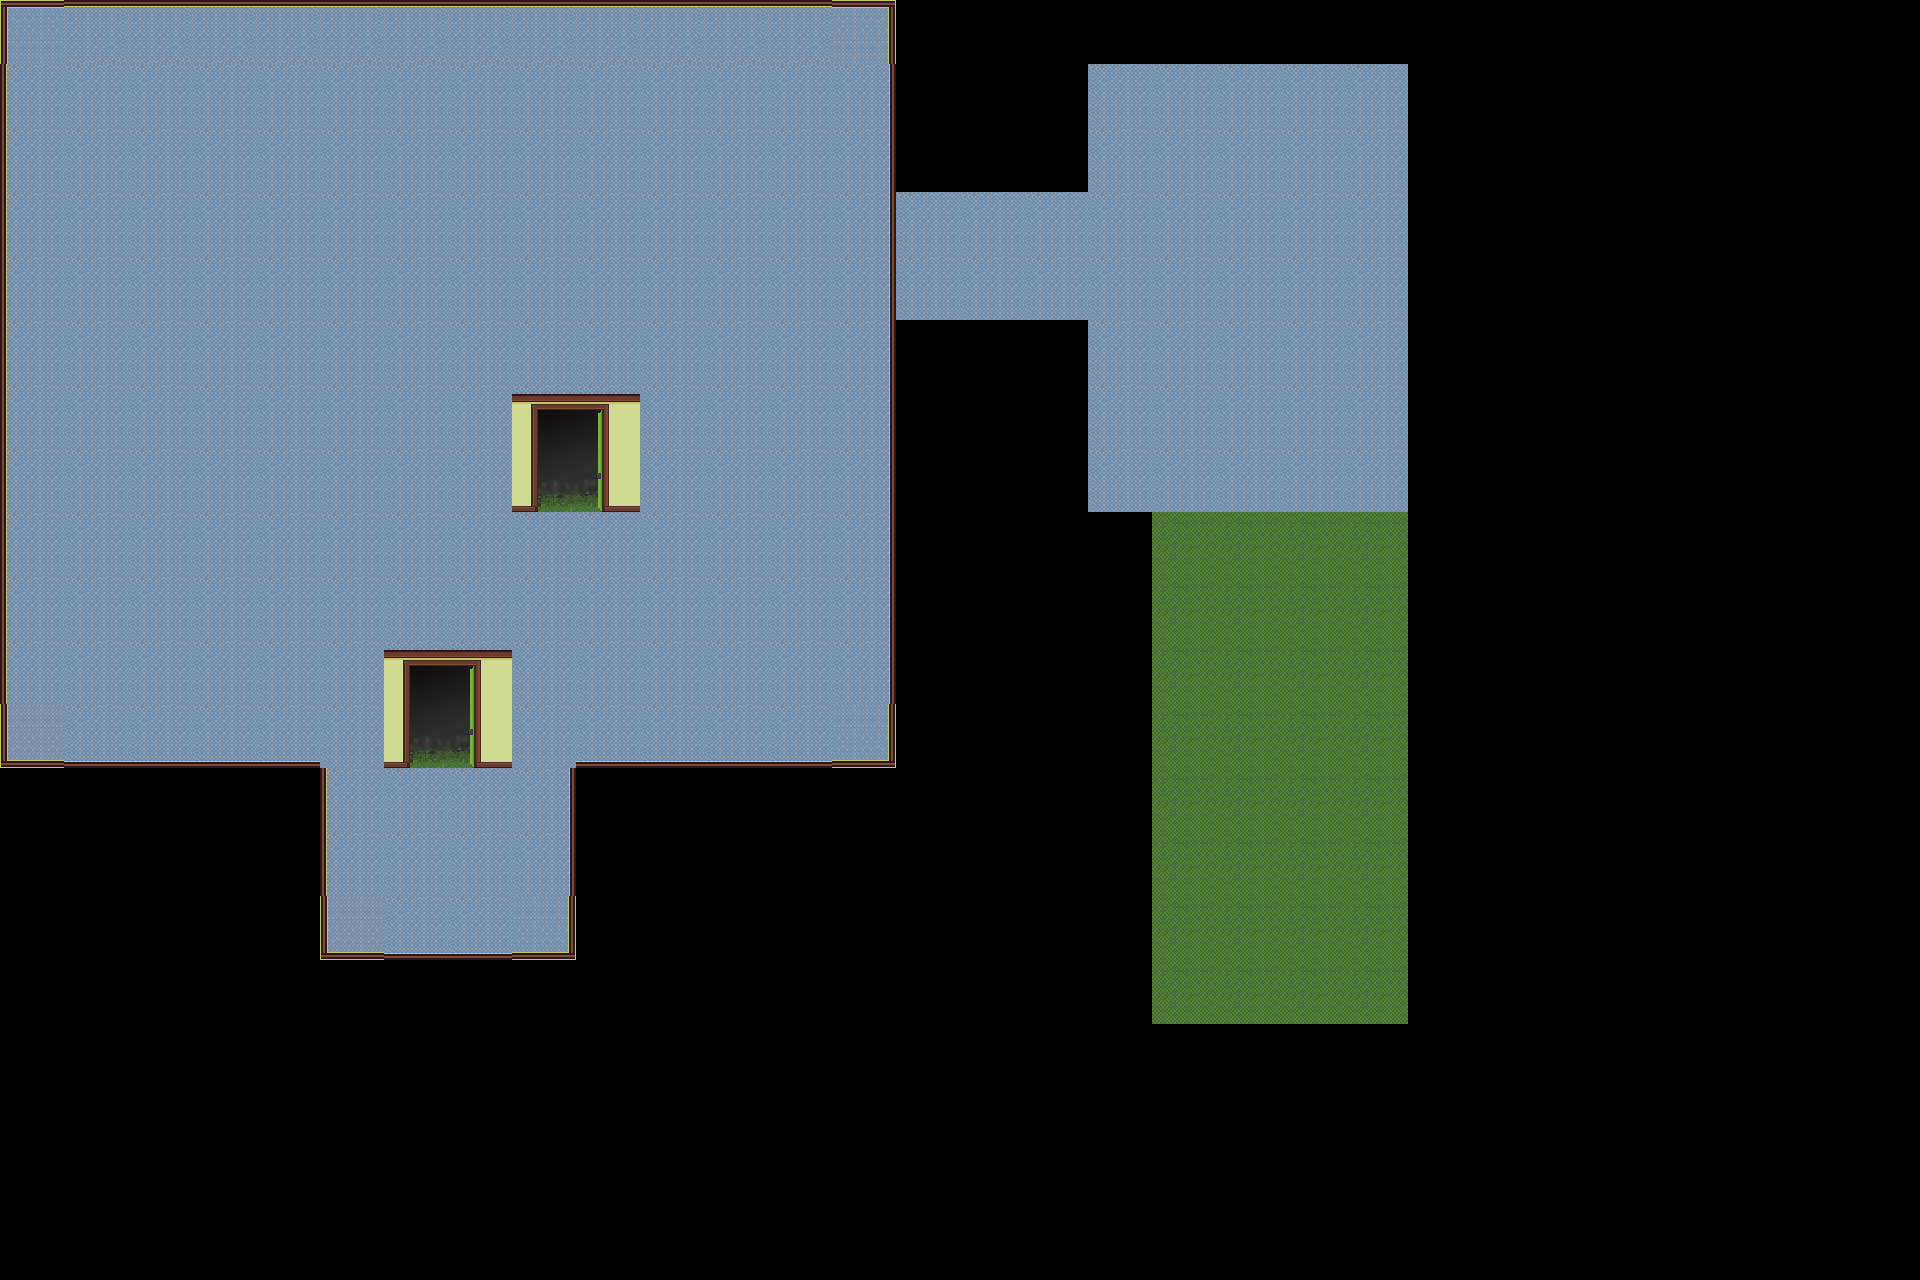

This game map was drawn from its Tiled (.tmx) file and the tilesets committed beside it. A one-line description and the full map source follow:
An orthogonal 30x20 tile map with 64x64 px tiles, 4 tile layers (Base, Walls, Table, Other thing), 2 tilesets.

<map version="1.10" tiledversion="1.10.1" orientation="orthogonal" renderorder="left-up" width="30" height="20" tilewidth="64" tileheight="64" infinite="0" parallaxoriginx="1" parallaxoriginy="1" nextlayerid="13" nextobjectid="11">
 <tileset firstgid="1" source="la_tileset.tsx" />
 <tileset firstgid="65" source="Late Again.tsx" />
 <layer id="3" name="Base" width="30" height="20">
  <properties>
   <property name="Walkable" type="bool" value="true" />
  </properties>
  <data encoding="csv">
113,113,113,113,113,113,113,113,113,113,113,113,113,0,0,0,0,0,0,0,0,0,0,0,0,0,0,0,0,0,
113,113,113,113,113,113,113,113,113,113,113,113,113,0,0,0,0,113,113,113,113,113,0,0,0,0,0,0,0,0,
113,113,113,113,113,113,113,113,113,113,113,113,113,0,0,0,0,113,113,113,113,113,0,0,0,0,0,0,0,0,
113,113,113,113,113,113,113,113,113,113,113,113,113,113,113,113,113,113,113,113,113,113,0,0,0,0,0,0,0,0,
113,113,113,113,113,113,113,113,113,113,113,113,113,113,113,113,113,113,113,113,113,113,0,0,0,0,0,0,0,0,
113,113,113,113,113,113,113,113,113,113,113,113,113,0,0,0,0,113,113,113,113,113,0,0,0,0,0,0,0,0,
113,113,113,113,113,113,113,113,113,113,113,113,113,0,0,0,0,113,113,113,113,113,0,0,0,0,0,0,0,0,
113,113,113,113,113,113,113,113,113,113,113,113,113,0,0,0,0,113,113,113,113,113,0,0,0,0,0,0,0,0,
113,113,113,113,113,113,113,113,113,113,113,113,113,0,0,0,0,0,97,97,97,97,0,0,0,0,0,0,0,0,
113,113,113,113,113,113,113,113,113,113,113,113,113,0,0,0,0,0,97,97,97,97,0,0,0,0,0,0,0,0,
113,113,113,113,113,113,113,113,113,113,113,113,113,0,0,0,0,0,97,97,97,97,0,0,0,0,0,0,0,0,
0,0,0,0,0,113,113,113,113,0,0,0,0,0,0,0,0,0,97,97,97,97,0,0,0,0,0,0,0,0,
0,0,0,0,0,113,113,113,0,0,0,0,0,0,0,0,0,0,97,97,97,97,0,0,0,0,0,0,0,0,
0,0,0,0,0,113,113,113,0,0,0,0,0,0,0,0,0,0,97,97,97,97,0,0,0,0,0,0,0,0,
0,0,0,0,0,0,0,0,0,0,0,0,0,0,0,0,0,0,97,97,97,97,0,0,0,0,0,0,0,0,
0,0,0,0,0,0,0,0,0,0,0,0,0,0,0,0,0,0,97,97,97,97,0,0,0,0,0,0,0,0,
0,0,0,0,0,0,0,0,0,0,0,0,0,0,0,0,0,0,0,0,0,0,0,0,0,0,0,0,0,0,
0,0,0,0,0,0,0,0,0,0,0,0,0,0,0,0,0,0,0,0,0,0,0,0,0,0,0,0,0,0,
0,0,0,0,0,0,0,0,0,0,0,0,0,0,0,0,0,0,0,0,0,0,0,0,0,0,0,0,0,0,
0,0,0,0,0,0,0,0,0,0,0,0,0,0,0,0,0,0,0,0,0,0,0,0,0,0,0,0,0,0
</data>
 </layer>
 <layer id="2" name="Walls" width="30" height="20">
  <data encoding="csv">
116,122,122,122,122,122,122,122,122,122,122,122,122,117,0,0,0,0,0,0,0,0,0,0,0,0,0,0,0,0,
114,0,0,0,0,0,0,0,0,0,0,0,0,123,0,0,0,0,0,0,0,0,0,0,0,0,0,0,0,0,
114,0,0,0,0,0,0,0,0,0,0,0,0,123,0,0,0,0,0,0,0,0,0,0,0,0,0,0,0,0,
114,0,0,0,0,0,0,0,0,0,0,0,0,123,0,0,0,0,0,0,0,0,0,0,0,0,0,0,0,0,
114,0,0,0,0,0,0,0,0,0,0,0,0,123,0,0,0,0,0,0,0,0,0,0,0,0,0,0,0,0,
114,0,0,0,0,0,0,0,0,0,0,0,0,123,0,0,0,0,0,0,0,0,0,0,0,0,0,0,0,0,
114,0,0,0,0,0,0,0,0,0,0,0,0,123,0,0,0,0,0,0,0,0,0,0,0,0,0,0,0,0,
114,0,0,0,0,0,0,0,0,0,0,0,0,123,0,0,0,0,0,0,0,0,0,0,0,0,0,0,0,0,
114,0,0,0,0,0,0,0,0,0,0,0,0,123,0,0,0,0,0,0,0,0,0,0,0,0,0,0,0,0,
114,0,0,0,0,0,0,0,0,0,0,0,0,123,0,0,0,0,0,0,0,0,0,0,0,0,0,0,0,0,
114,0,0,0,0,0,0,0,0,0,0,0,0,123,0,0,0,0,0,0,0,0,0,0,0,0,0,0,0,0,
124,115,115,115,115,0,0,0,0,115,115,115,115,125,0,0,0,0,0,0,0,0,0,0,0,0,0,0,0,0,
0,0,0,0,0,114,0,0,123,0,0,0,0,0,0,0,0,0,0,0,0,0,0,0,0,0,0,0,0,0,
0,0,0,0,0,114,0,0,123,0,0,0,0,0,0,0,0,0,0,0,0,0,0,0,0,0,0,0,0,0,
0,0,0,0,0,124,115,115,125,0,0,0,0,0,0,0,0,0,0,0,0,0,0,0,0,0,0,0,0,0,
0,0,0,0,0,0,0,0,0,0,0,0,0,0,0,0,0,0,0,0,0,0,0,0,0,0,0,0,0,0,
0,0,0,0,0,0,0,0,0,0,0,0,0,0,0,0,0,0,0,0,0,0,0,0,0,0,0,0,0,0,
0,0,0,0,0,0,0,0,0,0,0,0,0,0,0,0,0,0,0,0,0,0,0,0,0,0,0,0,0,0,
0,0,0,0,0,0,0,0,0,0,0,0,0,0,0,0,0,0,0,0,0,0,0,0,0,0,0,0,0,0,
0,0,0,0,0,0,0,0,0,0,0,0,0,0,0,0,0,0,0,0,0,0,0,0,0,0,0,0,0,0
</data>
 </layer>
 <group id="9" name="Assets">
  <layer id="10" name="Table" class="Table" width="30" height="20">
   <properties>
    <property name="Asset" type="bool" value="true" />
    <property name="BelongsTo" value="John" />
   </properties>
   <data encoding="csv">
0,0,0,0,0,0,0,0,0,0,0,0,0,0,0,0,0,0,0,0,0,0,0,0,0,0,0,0,0,0,
0,0,0,0,0,0,0,0,0,0,0,0,0,0,0,0,0,0,0,0,0,0,0,0,0,0,0,0,0,0,
0,0,0,0,0,0,0,0,0,0,0,0,0,0,0,0,0,0,0,0,0,0,0,0,0,0,0,0,0,0,
0,0,0,0,0,0,0,0,0,0,0,0,0,0,0,0,0,0,0,0,0,0,0,0,0,0,0,0,0,0,
0,0,0,0,0,0,0,0,0,0,0,0,0,0,0,0,0,0,0,0,0,0,0,0,0,0,0,0,0,0,
0,0,0,0,0,0,0,0,0,0,0,0,0,0,0,0,0,0,0,0,0,0,0,0,0,0,0,0,0,0,
0,0,0,0,0,0,0,0,69,70,0,0,0,0,0,0,0,0,0,0,0,0,0,0,0,0,0,0,0,0,
0,0,0,0,0,0,0,0,77,78,0,0,0,0,0,0,0,0,0,0,0,0,0,0,0,0,0,0,0,0,
0,0,0,0,0,0,0,0,0,0,0,0,0,0,0,0,0,0,0,0,0,0,0,0,0,0,0,0,0,0,
0,0,0,0,0,0,0,0,0,0,0,0,0,0,0,0,0,0,0,0,0,0,0,0,0,0,0,0,0,0,
0,0,0,0,0,0,0,0,0,0,0,0,0,0,0,0,0,0,0,0,0,0,0,0,0,0,0,0,0,0,
0,0,0,0,0,0,0,0,0,0,0,0,0,0,0,0,0,0,0,0,0,0,0,0,0,0,0,0,0,0,
0,0,0,0,0,0,0,0,0,0,0,0,0,0,0,0,0,0,0,0,0,0,0,0,0,0,0,0,0,0,
0,0,0,0,0,0,0,0,0,0,0,0,0,0,0,0,0,0,0,0,0,0,0,0,0,0,0,0,0,0,
0,0,0,0,0,0,0,0,0,0,0,0,0,0,0,0,0,0,0,0,0,0,0,0,0,0,0,0,0,0,
0,0,0,0,0,0,0,0,0,0,0,0,0,0,0,0,0,0,0,0,0,0,0,0,0,0,0,0,0,0,
0,0,0,0,0,0,0,0,0,0,0,0,0,0,0,0,0,0,0,0,0,0,0,0,0,0,0,0,0,0,
0,0,0,0,0,0,0,0,0,0,0,0,0,0,0,0,0,0,0,0,0,0,0,0,0,0,0,0,0,0,
0,0,0,0,0,0,0,0,0,0,0,0,0,0,0,0,0,0,0,0,0,0,0,0,0,0,0,0,0,0,
0,0,0,0,0,0,0,0,0,0,0,0,0,0,0,0,0,0,0,0,0,0,0,0,0,0,0,0,0,0
</data>
  </layer>
  <layer id="11" name="Other thing" class="Table" width="30" height="20">
   <properties>
    <property name="Asset" type="bool" value="true" />
   </properties>
   <data encoding="csv">
0,0,0,0,0,0,0,0,0,0,0,0,0,0,0,0,0,0,0,0,0,0,0,0,0,0,0,0,0,0,
0,0,0,0,0,0,0,0,0,0,0,0,0,0,0,0,0,0,0,0,0,0,0,0,0,0,0,0,0,0,
0,0,0,0,0,0,0,0,0,0,0,0,0,0,0,0,0,0,0,0,0,0,0,0,0,0,0,0,0,0,
0,0,0,0,0,0,0,0,0,0,0,0,0,0,0,0,0,0,0,0,0,0,0,0,0,0,0,0,0,0,
0,0,0,0,0,0,0,0,0,0,0,0,0,0,0,0,0,0,0,0,0,0,0,0,0,0,0,0,0,0,
0,0,0,0,0,0,0,0,0,0,0,0,0,0,0,0,0,0,0,0,0,0,0,0,0,0,0,0,0,0,
0,0,0,0,0,0,0,0,0,0,0,0,0,0,0,0,0,0,0,0,0,0,0,0,0,0,0,0,0,0,
0,0,0,0,0,0,0,0,0,0,0,0,0,0,0,0,0,0,0,0,0,0,0,0,0,0,0,0,0,0,
0,0,0,0,0,0,0,0,0,0,0,0,0,0,0,0,0,0,0,0,0,0,0,0,0,0,0,0,0,0,
0,0,0,0,0,0,0,0,0,0,0,0,0,0,0,0,0,0,0,0,0,0,0,0,0,0,0,0,0,0,
0,0,0,0,0,0,69,70,0,0,0,0,0,0,0,0,0,0,0,0,0,0,0,0,0,0,0,0,0,0,
0,0,0,0,0,0,77,78,0,0,0,0,0,0,0,0,0,0,0,0,0,0,0,0,0,0,0,0,0,0,
0,0,0,0,0,0,0,0,0,0,0,0,0,0,0,0,0,0,0,0,0,0,0,0,0,0,0,0,0,0,
0,0,0,0,0,0,0,0,0,0,0,0,0,0,0,0,0,0,0,0,0,0,0,0,0,0,0,0,0,0,
0,0,0,0,0,0,0,0,0,0,0,0,0,0,0,0,0,0,0,0,0,0,0,0,0,0,0,0,0,0,
0,0,0,0,0,0,0,0,0,0,0,0,0,0,0,0,0,0,0,0,0,0,0,0,0,0,0,0,0,0,
0,0,0,0,0,0,0,0,0,0,0,0,0,0,0,0,0,0,0,0,0,0,0,0,0,0,0,0,0,0,
0,0,0,0,0,0,0,0,0,0,0,0,0,0,0,0,0,0,0,0,0,0,0,0,0,0,0,0,0,0,
0,0,0,0,0,0,0,0,0,0,0,0,0,0,0,0,0,0,0,0,0,0,0,0,0,0,0,0,0,0,
0,0,0,0,0,0,0,0,0,0,0,0,0,0,0,0,0,0,0,0,0,0,0,0,0,0,0,0,0,0
</data>
  </layer>
 </group>
 <objectgroup id="12" name="Object Layer 1" />
</map>
